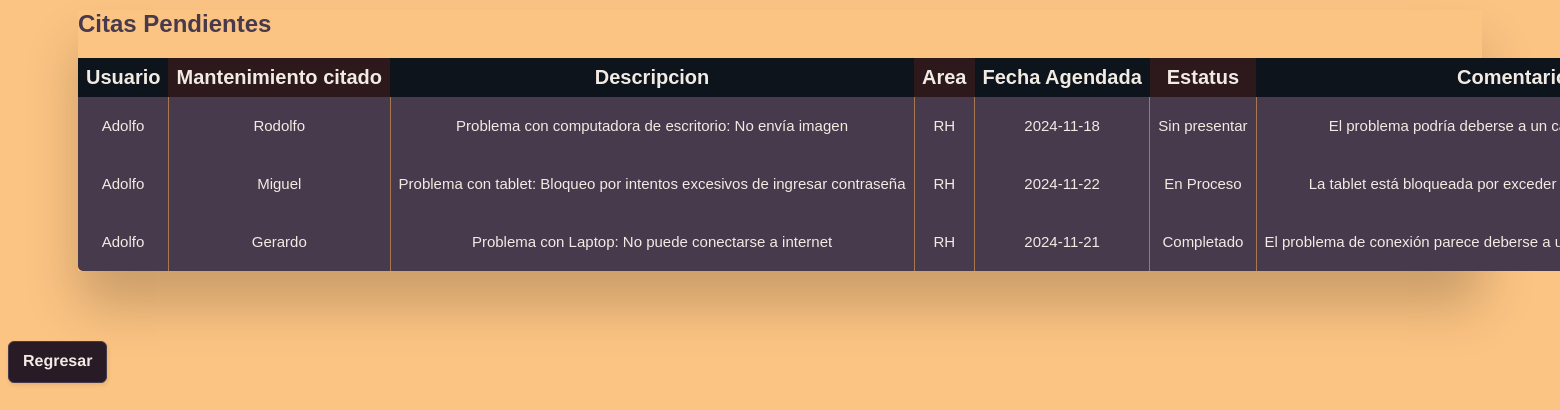
/tablacitasUsuario.php (signed in), run on the app's committed database.
### tables this page shows
CREATE TABLE `citas` (
  `ID` int(11) NOT NULL,
  `IdUsuario` int(11) NOT NULL,
  `IdProblema` int(11) NOT NULL,
  `IdMantenimiento` int(11) NOT NULL,
  `FechaAgendada` date NOT NULL DEFAULT current_timestamp(),
  `Estatus` varchar(25) DEFAULT 'Activa',
  `Comentario` text DEFAULT NULL
);

CREATE TABLE `mantenimiento` (
  `ID` int(11) NOT NULL,
  `Nombre` varchar(40) NOT NULL,
  `Ocupación` varchar(40) NOT NULL,
  `Contraseña` varchar(35) NOT NULL
);

CREATE TABLE `problema` (
  `ID` int(11) NOT NULL,
  `Descripción` varchar(255) NOT NULL,
  `Estatus` varchar(20) NOT NULL
);

### tablacitasUsuario.php (the view, shortened to what this page needs)
<?php
require_once("conn.php");
$queryCC = $conn -> prepare("SELECT * FROM citas WHERE IDUsuario = ?");
$queryCC->bind_param("i",$_SESSION['idUsuario']);
if ($queryCC->execute())
{
   echo '
   <link rel="stylesheet" href="css/Guti.css">
<div class="table-wrapper" role="region" tabindex="0">
<table class="fl-table">
    <h2>Citas Pendientes</h2>
    <thead>
        <tr>
            <th>Usuario</th>
            <th>Mantenimiento citado</th>
            <th>Descripcion</th>
            <th>Area</th>
            <th>Fecha Agendada</th>
            <th>Estatus</th>
            <th>Comentario</th>
            <th>Editar Comentario</th>
            <th>Editar Estado</th>
            <th></th>
        </tr>
        </thead>';
        $resultCC = $queryCC->get_result();
        while($rowCC = $resultCC->fetch_assoc())
        {
            $idCitaActual = $rowCC['ID'];
            $idMantenimiento = $rowCC['IdMantenimiento'];
            $idProblemaActual = $rowCC['IdProblema'];
            $fechaActual = $rowCC['FechaAgendada'];
            $estatusActual = $rowCC['Estatus'];
            $comentarioActual = $rowCC['Comentario'];
            $queryCN = $conn -> prepare("SELECT * FROM mantenimiento WHERE ID = ?");
            $queryCN->bind_param("i",$idMantenimiento);
            $queryCN->execute();
            $resultCN = $queryCN->get_result();
            $rowCN = $resultCN->fetch_assoc();
            $nombreMantenimiento = $rowCN['Nombre'];
            $queryCDE = $conn -> prepare("SELECT * FROM problema WHERE ID = ?");
            $queryCDE->bind_param("i",$idProblemaActual);
            $queryCDE->execute();
            $resultCDE = $queryCDE->get_result();
            $rowCDE = $resultCDE->fetch_assoc();
            $descProblemaActual = $rowCDE['Descripción'];
            $nombreUsuarioActual = $_SESSION['nombreUsuario'];
            $areaProblemaActual = $_SESSION['areaUsuario'];
            echo '
            <tbody>
            <tr>
            <td>'.htmlspecialchars($nombreUsuarioActual).'</td>
            <td>'.htmlspecialchars($nombreMantenimiento).'</td>
            <td>'.htmlspecialchars($descProblemaActual).'</td>
            <td>'.htmlspecialchars($areaProblemaActual).'</td>
            <td>'.htmlspecialchars($fechaActual).'</td>
            <td>'.htmlspecialchars($estatusActual).'</td>
            <td>'.htmlspecialchars($comentarioActual).'</td>
            <form method="post" action="actualizarCita.php">
            <input type="text" name="id" value="'.htmlspecialchars($idCitaActual).'" style="display:none;"/>
            <td>
                    <input class="input1" type="text" name="comentario"></input>
            </td>
            <td>
                <select class="Select1" name="estatus" value="Activa" selected required>
                    <option value="Activa">Activa</option>
                    <option value="Sin presentar">Sin presentar</option>
                    <option value="Completa">Completa</option>
                </select>
            </td>
            <td><button class="boton1" >Actualizar</button></td>
            </form>
            </tr>
            </tbody>';
        }
echo<<<HTML
        <tbody></tbody>
      </table>
      <div style="margin-top:8px"></div>
      </div>
      <form action="index.php">
      <button class="boton1">Regresar</button>
      </form>
      HTML;
}
else
{
         echo'o no has citado algo o ocurrio un problema lol chupalo';
}
?>

### css/Guti.css (style rules this page uses)
* { box-sizing: border-box; -webkit-box-sizing: border-box; -moz-box-sizing: border-box; }
.table-wrapper { margin: 10px 70px 70px; box-shadow: 0px 35px 50px rgba( 0, 0, 0, 0.2 ); }
.table-wrapper h2 { color: #473A4D; }
.fl-table { border-radius: 5px; font-size: 12px; font-weight: normal; border: none; border-collapse: collapse; width: 100%; max-width: 100%; white-space: nowrap; background-color: #473A4D; }
.fl-table td, .fl-table th { text-align: center; padding: 8px; color: #F2EBE3; font-size: 20px; }
.fl-table td { border-right: 1px solid #A7784F; font-size: 15px; }
.fl-table thead th { color: #F2EBE3; background: #2D191C; }
.fl-table thead th:nth-child(odd) { color: #F2EBE3; background: #0D141C; }
.boton1 { background: #291B26; border: 1px solid #473A4D; border-radius: 6px; box-shadow: rgba(0, 0, 0, 0.1) 1px 2px 4px; box-sizing: border-box; color: #F2EBE3; cursor: pointer; display: inline-block; font-size: 16px; font-weight: 800; line-height: 16px; min-height: 40px; outline: 0; padding: 12px 14px; text-align: center; text-rendering: geometricprecision; text-transform: none; user-select: none; -webkit-user-select: none; touch-action: manipulation; vertical-align: middle; }

### data on the page
citas: nombreUsuarioActual "Adolfo", IdMantenimiento.Nombre "Rodolfo", IdProblema.Descripción "Problema con computadora de escritorio: No envía imagen", areaProblemaActual "RH", FechaAgendada "2024-11-18", Estatus "Sin presentar", Comentario "El problema podría deberse a un…"
citas: nombreUsuarioActual "Adolfo", IdMantenimiento.Nombre "Miguel", IdProblema.Descripción "Problema con tablet: Bloqueo por intentos excesivos de ingresar contraseña", areaProblemaActual "RH", FechaAgendada "2024-11-22", Estatus "En Proceso", Comentario "La tablet está bloqueada por exceder…"
citas: nombreUsuarioActual "Adolfo", IdMantenimiento.Nombre "Gerardo", IdProblema.Descripción "Problema con Laptop: No puede conectarse a internet", areaProblemaActual "RH", FechaAgendada "2024-11-21", Estatus "Completado", Comentario "El problema de conexión parece deberse a…"
